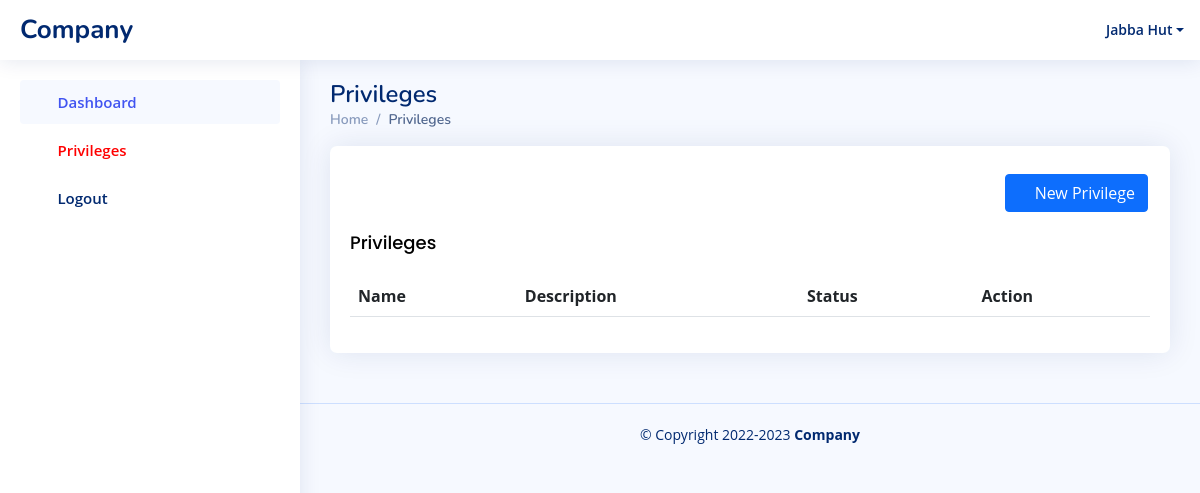
The page /access-control/user-privileges/ (signed in) on the database as committed earlier.
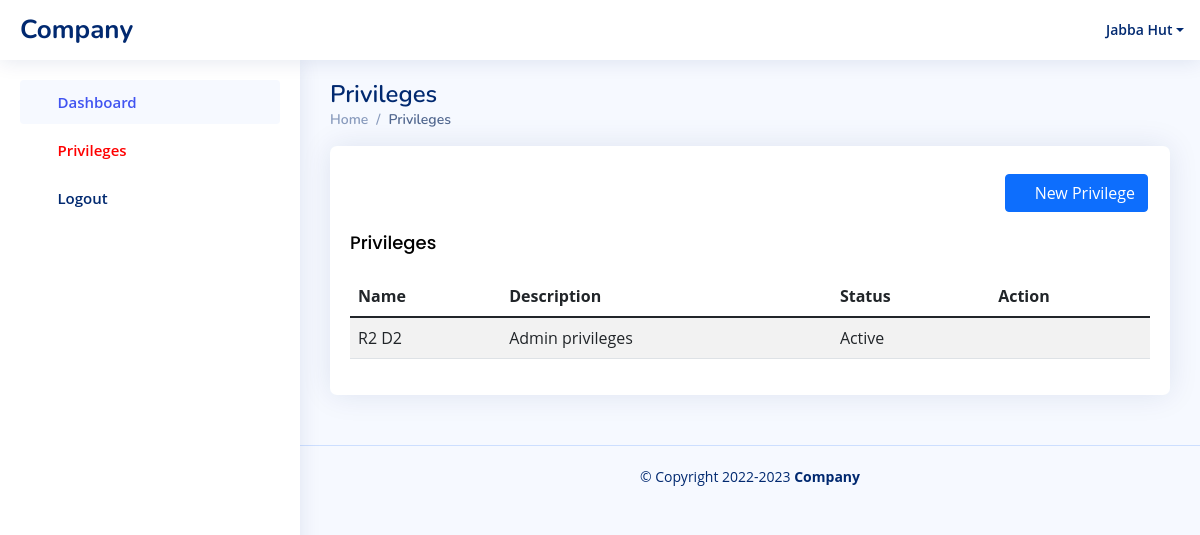
The same page on the database as committed later.
### users/models.py (models this page shows, shortened)
class User(AbstractBaseUser, PermissionsMixin):
    email = models.EmailField(_('email address'), unique=True)
    username = models.CharField(max_length = 50, blank = True, null = True, unique = True)
    first_name = models.CharField(
        max_length=50, verbose_name=_("first name"),
    )
    middle_name = models.CharField(
        max_length=50, verbose_name=_("middle name"), null=True, blank=True
    )
    last_name = models.CharField(
        max_length=50, verbose_name=_("last name"),
    )
    BRANCH_CHOICES = (
        (2, "Ebankese Branch"),
        (3, "Accra Central Branch"),
        (4, "Republic Court Branch"),
        (5, "Kumasi Branch"),
        (6, "Tema Branch"),
        (7, "Legon Branch"),
        (8, "Abossey Okai Branch"),
        (9, "Tudu Branch"),
        (10, "Techiman Branch"),
        (11, "KNUST Brach"),
        (12, "Tamale Branch"),
        (13, "Koforidua Branch"),
        (14, "Baatsona Branch"),
        (15, "Private Panking"),
        (16, "Ashaiman Branch"),
        (17, "Takoradi Branch"),
        (18, "Kasoa Branch"),
        (19, "Post Office Square Branch"),
        (20, "Adabraka Branch"),
        (21, "Agona Swedru Branch"),
        (22, "Cape Coast Branch"),
        (23, "Winneba Branch"),
        (24, "Asamankese Branch"),
        (25, "Dansoman Branch"),
        (26, "Accra Newtown Branch"),
        (27, "Sefwi Wiawso"),
        (28, "Essam Branch"),
        (29, "Asankragua Branch"),
        (30, "Sefwi Bekwai Branch "),
        (31, "Akontombra Branch"),
        (32, "Juaboso"),
        (33, "Asempaneye Branch"),
        (34, "Madina Branch"),
        (35, "Goaso Branch"),
        (36, "Achimota Branch"),
        (37, "Asokwa Branch"),
        (38, "Tema Community 25 Branch"),
        (39, "Bolgatanga Branch"),
        (40, "Adjiringanor Branch"),
    )
    branch = models.PositiveBigIntegerField(choices=BRANCH_CHOICES,null=True,blank=True)
    is_staff = models.BooleanField(default=False)
    is_active = models.BooleanField(default=True)
    is_branch_user = models.BooleanField(default=False)
    is_head_office_user = models.BooleanField(default=False)
    staff_id = models.CharField(max_length=50,null=True,blank=True)
    is_delete_requested = models.BooleanField(default= False)
    USER_TYPE_CHOICES = (
        (1, 'branch'),
        (2, 'officer'),
        (3, 'admin'),
        (4,'access control admin'),
        (5,'access control staff'),
    )
    role = models.CharField(max_length=200,null=True,blank = True)
    user_type = models.PositiveSmallIntegerField(
        choices=USER_TYPE_CHOICES,null=True,blank=True)
    date_started = models.DateTimeField(default=timezone.now)
    objects = CustomUserManager()
    USERNAME_FIELD = 'email'
    REQUIRED_FIELDS = [ 'first_name', 'last_name']
    def __str__(self):
        return f'{self.first_name} {self.last_name}'

class UserPrivilege(models.Model):
    user = models.ForeignKey(User, on_delete=models.CASCADE)
    privilege = models.ForeignKey(Privilege, on_delete=models.CASCADE)
    created_by = models.ForeignKey(User,on_delete=models.CASCADE,blank = True,null=True,related_name="created_by")
    is_active = models.BooleanField(default = False)
    created_at = models.DateTimeField(auto_now_add=True)
    approved_by = models.ForeignKey(User,on_delete=models.CASCADE,blank=True,related_name="approved_by",null=True)
    approved_at = models.DateTimeField(null=True,blank=True)
    is_delete_requested = models.BooleanField(default=False)

class Privilege(models.Model):
    privilege = models.CharField(max_length=300)
    slug = models.SlugField(max_length=250,null=True,blank=True)
    created_at = models.DateTimeField(auto_now_add=True)
    def __str__(self):
        return self.privilege

### access_control/views.py (the view)
# urls.py: path('user-privileges/',views.privileges,name='user-privileges'),
@login_required
def privileges(request):
    context = {}
    context['form'] = PrivilegeForm
    privileges = UserPrivilege.objects.all()
    context['privileges'] = privileges
    context['page'] = 'privileges'
    return render(request,'access_control/user-privileges/privileges.html',context)

### access_control/templates/access_control/user-privileges/privileges.html (shortened to what this page needs)
{% extends 'access_control/base.html' %}{% load crispy_forms_tags %}
{% block content %}
<div class="pagetitle">
    <h1>Privileges</h1>
    <nav>
      <ol class="breadcrumb">
        <li class="breadcrumb-item"><a href="offhome.html">Home</a></li>
        <li class="breadcrumb-item active">Privileges</li>
      </ol>
    </nav>
  </div>
  <section class="section">
    <div class="row">
      <div class="col-lg-12">
            <div class="card" style="border-radius: 7px;">
              <br>
              <div class="well-sm col-sm-12" style="padding-right: 22px;">
                <button type="button" style="float: right;" class="btn btn-primary mt-1" data-bs-toggle="modal" data-bs-target="#verticalycentered2"><i class="bi bi-plus-square"></i>
              New Privilege
            </button>
          </div>
          <div class="card-body" >
                <h5 class="card-title" style="color: black;">Privileges</h5>
                <table id="dataTable" class="table table-striped">
                  <thead>
                    <tr>
                      <th scope="col">Name</th>
                      <th scope="col">Description</th>
                      <th scope="col">Status</th>
                      <th scope="col">Action</th>
                    </tr>
                  </thead>
                  <tbody>
                    {% for privilege in privileges %}
                    <tr>
                        <td>{{ privilege.user }}</td>
                        <td>{{privilege.privilege}}</td>
                        <td>
                          {% if privilege.is_active %}
                          Active
                          {% elif privilege.is_delete_requested %}
                          Pending Delete
                          {% else %}
                            Pending Create
                          {% endif %}
                        </td>
                        <th scope="row">
                          <a href="{% url 'access_control:privilege-action' privilege.id %}" >
                            <i class="bi bi-eye-fill" data-toggle="tooltip" data-placement="top" title="Delete"></i>
                          </a>
                        </div>
                    {% endfor %}
                  </tbody>
                </table>
              </div>
            </div>
      </div>
    </div>
  </section>
{% endblock %}

### access_control/templates/access_control/base.html (shortened to what this page needs)
{% load static %}
{% load crispy_forms_tags %}
<!DOCTYPE html>
<html lang="en">
  <head>
    <link
      rel="stylesheet"
      href="{% static 'assets/fonts/open-sans-v29-latin-300.woff' %}"
    />
    <link
      rel="stylesheet"
      href="{% static 'assets/fonts/nunito-v24-latin-300.woff' %}"
    />
    <link
      rel="stylesheet"
      href="{% static 'assets/fonts/poppins-v20-latin-300.woff' %}"
    />
    <link
      href="{% static 'assets/vendor/bootstrap/css/bootstrap.min.css' %}"
      rel="stylesheet"
    />
    <link
      href="{% static 'assets/vendor/bootstrap-icons/bootstrap-icons.css' %}"
      rel="stylesheet"
    />
    <link
      href="{% static 'assets/vendor/boxicons/css/boxicons.min.css' %}"
      rel="stylesheet"
    />
    <link
      href="{% static 'assets/vendor/quill/quill.snow.css' %}"
      rel="stylesheet"
    />
    <link
      href="{% static 'assets/vendor/quill/quill.bubble.css' %}"
      rel="stylesheet"
    />
    <link
      href="{% static 'assets/vendor/remixicon/remixicon.css' %}"
      rel="stylesheet"
    />
    <link
      href="{% static 'assets/vendor/datatables/datatables/media/css/jquery.dataTables.css' %}"
      rel="stylesheet"
    />
    <link
      href="{% static 'assets/vendor/datatables/datatables/media/js/jquery.dataTables.min.js' %}"
      rel="stylesheet"
    />
    <link href="{% static 'assets/vendor/filepond/dist/filepond.css' %}" rel="stylesheet">
    <link href="{% static 'assets/css/style.css' %}" rel="stylesheet" />
  </head>
  <body>
    <header id="header" class="header fixed-top d-flex align-items-center">
      <div class="d-flex align-items-center justify-content-between">
        <a href="/" class="logo d-flex align-items-center">
          <span class="d-none d-lg-block">Company</span>
        </a>
      </div>
      <nav class="header-nav ms-auto">
        <ul class="d-flex align-items-center">
          <li class="nav-item dropdown pe-3">
            <a
              class="nav-link nav-profile d-flex align-items-center pe-0"
              href="#"
              data-bs-toggle="dropdown"
            >
              <i class="bx bxs-user bx-sm"></i>
              <span class="d-none d-md-block dropdown-toggle ps-2"
                >{{user}}</span
              > </a
            >
          </li>
        </ul>
      </nav>
    </header>
    {% include 'access_control/sidebar.html' %}
    <main id="main" class="main">
     {% block content %}
     {% endblock %}
    </main>
    <footer id="footer" class="footer">
      <div class="copyright">
        &copy; Copyright <span id = "copyright-year"></span> <strong><span>Company</span></strong>
      </div>
    </footer>
  </body>
</html>

### access_control/templates/access_control/sidebar.html (shortened to what this page needs)
<aside id="sidebar" class="sidebar">
    <ul class="sidebar-nav" id="sidebar-nav">
      <li class="nav-item">
        <a class="nav-link" href="/">
          <i class="bi bi-grid"></i>
          <span>Dashboard</span>
        </a>
      </li>
      <li class="nav-item">
        <a class="nav-link collapsed" href="{% url 'access_control:user-privileges' %}"  {% if page == 'privileges'%} style = "color:red" {% endif %}>
          <i class='bx bxs-user-badge'></i>
          <span>Privileges</span>
        </a>
      </li>
      <li class="nav-item">
        <a class="nav-link collapsed" href="/accounts/logout/"  >
          <i class="bi bi-box-arrow-in-right"></i>
          <span>Logout</span>
        </a>
      </li>
    </ul>
  </aside>

### static/assets/css/style.css (style rules this page uses)
:root { scroll-behavior: smooth; }
body { font-family: "Open Sans", sans-serif; background: #f6f9ff; color: #444444; }
a { color: #4154f1; text-decoration: none; }
h1, h2, h3, h4, h5, h6 { font-family: "Nunito", sans-serif; }
#main { margin-top: 60px; padding: 20px 30px; transition: all 0.3s; }
.pagetitle { margin-bottom: 10px; }
.pagetitle h1 { font-size: 24px; margin-bottom: 0; font-weight: 600; color: #012970; }
.card { margin-bottom: 30px; border: none; border-radius: 10px; box-shadow: 0px 0 30px rgba(1, 41, 112, 0.1); }
.card-title { padding: 20px 0 15px 0; font-size: 18px; font-weight: 500; color: #012970; font-family: "Poppins", sans-serif; }
.card-body { padding: 0 20px 20px 20px; }
.breadcrumb { font-size: 14px; font-family: "Nunito", sans-serif; color: #899bbd; font-weight: 600; }
.breadcrumb a { color: #899bbd; transition: 0.3s; }
.breadcrumb .breadcrumb-item::before { color: #899bbd; }
.breadcrumb .active { color: #51678f; font-weight: 600; }
.logo { line-height: 1; }
@media (min-width: 1200px) { .logo { width: 280px; } }
.logo span { font-size: 26px; font-weight: 700; color: #012970; font-family: "Nunito", sans-serif; }
.header { transition: all 0.5s; z-index: 997; height: 60px; box-shadow: 0px 2px 20px rgba(1, 41, 112, 0.1); background-color: #fff; padding-left: 20px; }
.header-nav ul { list-style: none; }
.header-nav > ul { margin: 0; padding: 0; }
.header-nav .nav-profile { color: #012970; }
.header-nav .nav-profile span { font-size: 14px; font-weight: 600; }
.sidebar { position: fixed; top: 60px; left: 0; bottom: 0; width: 300px; z-index: 996; transition: all 0.3s; padding: 20px; overflow-y: auto; scrollbar-width: thin; scrollbar-color: #aab7cf transparent; box-shadow: 0px 0px 20px rgba(1, 41, 112, 0.1); background-color: #fff; }
@media (min-width: 1200px) { #main, #footer { margin-left: 300px; } }
.sidebar-nav { padding: 0; margin: 0; list-style: none; }
.sidebar-nav li { padding: 0; margin: 0; list-style: none; }
.sidebar-nav .nav-item { margin-bottom: 5px; }
.sidebar-nav .nav-link { display: flex; align-items: center; font-size: 15px; font-weight: 600; color: #4154f1; transition: 0.3; background: #f6f9ff; padding: 10px 15px; border-radius: 4px; }
.sidebar-nav .nav-link i { font-size: 16px; margin-right: 10px; color: #4154f1; }
.sidebar-nav .nav-link.collapsed { color: #012970; background: #fff; }
.sidebar-nav .nav-link.collapsed i { color: #899bbd; }
.footer { padding: 20px 0; font-size: 14px; transition: all 0.3s; border-top: 1px solid #cddfff; }
.footer .copyright { text-align: center; color: #012970; }

Rows that differ between the two databases and show on the page:
added UserPrivilege: user "R2 D2", privilege "Admin privileges", is_active "Active"
